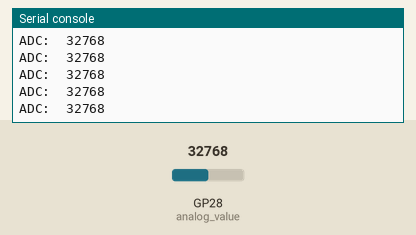
Simulated run of this program. Board: Raspberry Pi Pico running MicroPython. Shown: the last lines printed to the serial console. Inputs (shaded band) come from the test bench; at power-on: GP28 (analog_value) = 32768 (analog values on the 0–65535 scale). The clock reads 2024-03-15 10:24:30 at power-on unless the program sets it; files the program writes start out absent.

Above: at 1.2 s.
1.3 s: GP28 (analog_value) set to 45874
At 1.56 s:
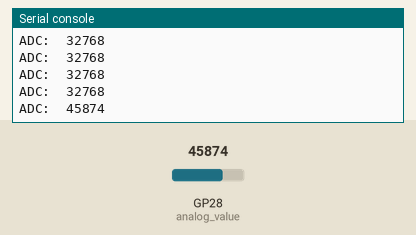
2.8 s: GP28 (analog_value) set to 57670
At 2.96 s:
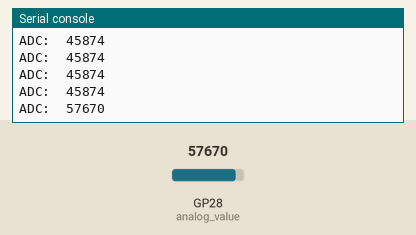
Timing chart, 0 to 5.8 s (numbered marks = the images above; inputs shaded):
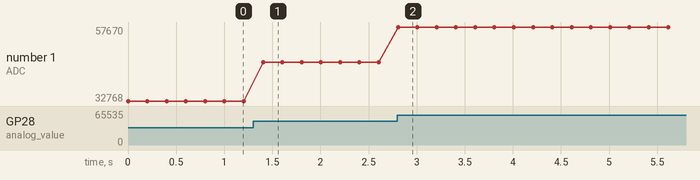

Measured:
- after the input at 1.3 s, the serial console: prints a new line after 0.10 s (image 1)
- after the input at 2.8 s, the serial console: prints a new line at once (image 2)
- plotted number 1: 32768 → 45874 after the input at 1.3 s, 45874 → 57670 after the input at 2.8 s

The program:

campo.py
```python
import machine
import utime
analog_value = machine.ADC(28)
#potenciometro de 250k
#resistencia de 30839
file=open("data_campo.txt","w")
date=utime.localtime()
d=str(date[2])+"/"+str(date[1])+"/"+str(date[0])
file.write(d+"\n")
while True:
    reading = analog_value.read_u16()
    print("ADC: ",reading)
    file.write(str(reading)+"\n")
    utime.sleep(0.2)
file.flush()
'''
import machine
import utime
analog_value = machine.ADC(28)
#potenciometro de 250k
#resistencia de 30839
file=open("data_campo.txt","w")
date=utime.localtime()
#d=str(date[2])+"/"+str(date[1])+"/"+str(date[0])
#file.write("date recorded: ","\n")
while True:
    reading = analog_value.read_u16()
    print("ADC: ",reading)
    file.write("ADC: ",str(reading),"\n")
    utime.sleep(0.2)
file.write("--------------\n")
file.flush()
'''
```
